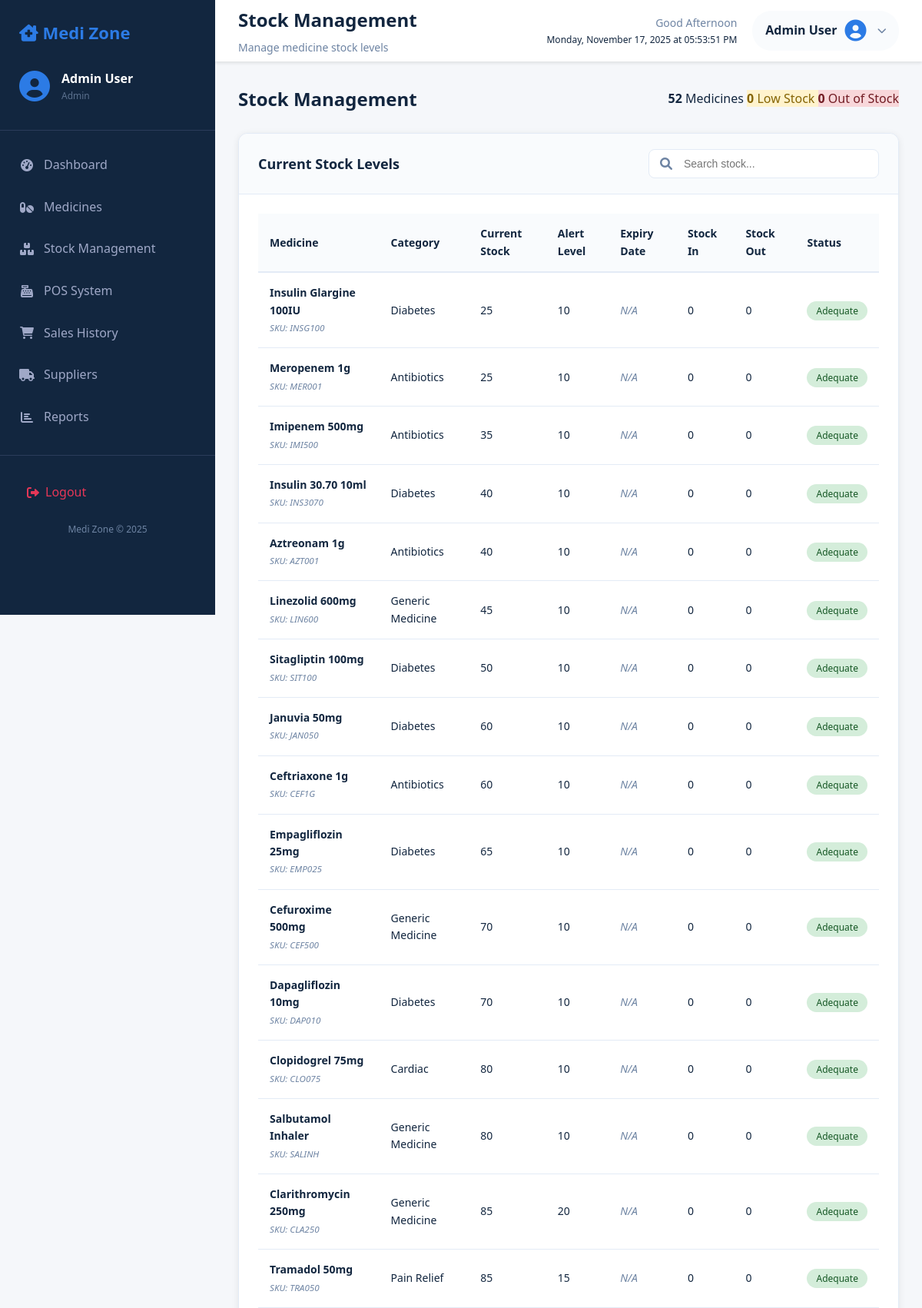
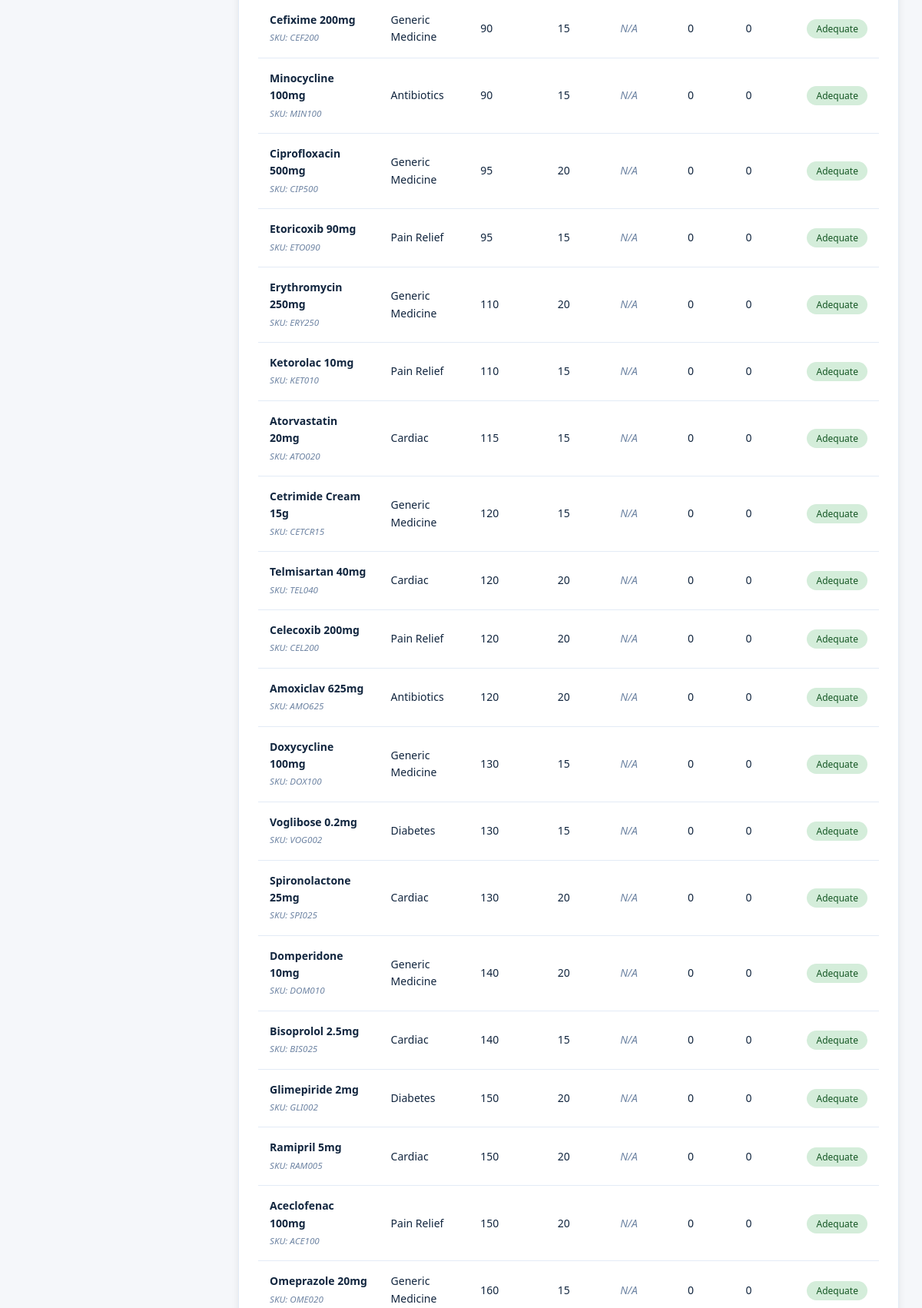
The app's page /pages/stocks.php (signed in, upper part) with its own data (2 pictures, top to bottom).
### tables this page shows
CREATE TABLE medicines (
    id INT AUTO_INCREMENT PRIMARY KEY,
    name VARCHAR(255) NOT NULL,
    category_id INT,
    supplier_id INT,
    sku VARCHAR(50) UNIQUE,
    description TEXT,
    price DECIMAL(10,2) NOT NULL,
    cost_price DECIMAL(10,2),
    quantity INT DEFAULT 0,
    alert_threshold INT DEFAULT 10,
    expiry_date DATE,
    image VARCHAR(255) DEFAULT 'default-medicine.jpg',
    created_at TIMESTAMP DEFAULT CURRENT_TIMESTAMP,
    updated_at TIMESTAMP DEFAULT CURRENT_TIMESTAMP ON UPDATE CURRENT_TIMESTAMP,
    FOREIGN KEY (category_id) REFERENCES categories(id) ON DELETE SET NULL,
    FOREIGN KEY (supplier_id) REFERENCES suppliers(id) ON DELETE SET NULL
);

CREATE TABLE categories (
    id INT AUTO_INCREMENT PRIMARY KEY,
    name VARCHAR(100) NOT NULL,
    description TEXT,
    created_at TIMESTAMP DEFAULT CURRENT_TIMESTAMP,
    updated_at TIMESTAMP DEFAULT CURRENT_TIMESTAMP ON UPDATE CURRENT_TIMESTAMP
);

### pages/stocks.php (the view, shortened to what this page needs)
<?php
require_once '../db.php';
try {
    $query = "SELECT m.id, m.name, m.sku, m.quantity, m.alert_threshold, m.expiry_date, c.name as category_name,
                     (SELECT SUM(quantity_change) FROM stock_movements sm WHERE sm.medicine_id = m.id AND sm.type = 'in') as total_in,
                     (SELECT SUM(quantity_change) FROM stock_movements sm WHERE sm.medicine_id = m.id AND sm.type = 'out') as total_out
              FROM medicines m
              LEFT JOIN categories c ON m.category_id = c.id
              ORDER BY m.quantity ASC";
    $stmt = $db->query($query);
    $stock = $stmt->fetchAll(PDO::FETCH_ASSOC);
} catch(PDOException $e) {
    $error = "Database error: " . $e->getMessage();
}
?>
<!DOCTYPE html>
<html lang="en">
<head>
    <link rel="stylesheet" href="../css/style.css">
    <link href="https://cdnjs.cloudflare.com/ajax/libs/font-awesome/6.0.0/css/all.min.css" rel="stylesheet">
</head>
<body>
    <div class="container">
        <?php include '../partials/sidebar.php'; ?>
        <div class="main-content">
            <?php include '../partials/header.php'; ?>
            <div class="content">
                <div class="page-actions">
                    <h2>Stock Management</h2>
                    <div class="stock-summary">
                        <span class="summary-item">
                            <strong><?php echo count($stock); ?></strong> Medicines
                        </span>
                        <span class="summary-item low-stock">
                            <strong><?php echo count(array_filter($stock, function($item) { return $item['quantity'] <= $item['alert_threshold']; })); ?></strong> Low Stock
                        </span>
                        <span class="summary-item out-of-stock">
                            <strong><?php echo count(array_filter($stock, function($item) { return $item['quantity'] == 0; })); ?></strong> Out of Stock
                        </span>
                    </div>
                </div>
                <div class="card">
                    <div class="card-header">
                        <h3>Current Stock Levels</h3>
                        <div class="search-box">
                            <i class="fas fa-search"></i>
                            <input type="text" id="searchStock" placeholder="Search stock...">
                        </div>
                    </div>
                    <div class="card-body">
                        <div class="table-responsive">
                            <table class="data-table" id="stockTable">
                                <thead>
                                    <tr>
                                        <th>Medicine</th>
                                        <th>Category</th>
                                        <th>Current Stock</th>
                                        <th>Alert Level</th>
                                        <th>Expiry Date</th>
                                        <th>Stock In</th>
                                        <th>Stock Out</th>
                                        <th>Status</th>
                                    </tr>
                                </thead>
                                <tbody>
                                    <?php foreach ($stock as $item):
                                        $expiry_status = '';
                                        $expiry_class = '';
                                    ?>
                                        <tr>
                                            <td>
                                                <strong><?php echo htmlspecialchars($item['name']); ?></strong>
                                                <?php if ($item['sku']): ?>
                                                    <br><small class="text-muted">SKU: <?php echo htmlspecialchars($item['sku']); ?></small>
                                                <?php endif; ?>
                                            </td>
                                            <td><?php echo htmlspecialchars($item['category_name'] ?? 'N/A'); ?></td>
                                            <td>
                                                <span class="stock-quantity <?php
                                                    echo $item['quantity'] == 0 ? 'out-of-stock' :
                                                           ($item['quantity'] <= $item['alert_threshold'] ? 'low-stock' : '');
                                                ?>">
                                                    <?php echo $item['quantity']; ?>
                                                </span>
                                            </td>
                                            <td><?php echo $item['alert_threshold']; ?></td>
                                            <td>
                                                <?php if ($item['expiry_date']): ?>
                                                    <span class="expiry-date <?php echo $expiry_class; ?>">
                                                        <?php echo date('M j, Y', strtotime($item['expiry_date'])); ?>
                                                        <?php if ($expiry_status): ?>
                                                            <br><small class="expiry-warning"><?php echo $expiry_status; ?></small>
                                                        <?php endif; ?>
                                                    </span>
                                                <?php else: ?>
                                                    <span class="text-muted">N/A</span>
                                                <?php endif; ?>
                                            </td>
                                            <td><?php echo $item['total_in'] ?? 0; ?></td>
                                            <td><?php echo abs($item['total_out'] ?? 0); ?></td>
                                            <td>
                                                <?php if ($item['quantity'] == 0): ?>
                                                    <span class="status-badge out-of-stock">Out of Stock</span>
                                                <?php elseif ($item['quantity'] <= $item['alert_threshold']): ?>
                                                    <span class="status-badge low-stock">Low Stock</span>
                                                <?php else: ?>
                                                    <span class="status-badge in-stock">Adequate</span>
                                                <?php endif; ?>
                                            </td>
                                        </tr>
                                    <?php endforeach; ?>
                                </tbody>
                            </table>
                        </div>
                    </div>
                </div>
            </div>
        </div>
    </div>
</body>
</html>

### css/style.css (style rules this page uses)
* { margin: 0; padding: 0; box-sizing: border-box; }
:root { --primary: #2c7be5; --primary-dark: #1a68d1; --secondary: #6e84a3; --success: #00d97e; --warning: #f6c343; --danger: #e63757; --light: #f9fbfd; --dark: #12263f; --gray: #95aac9; --border: #e3ebf6; --sidebar-width: 280px; --header-height: 80px; }
body { font-family: 'Segoe UI', Tahoma, Geneva, Verdana, sans-serif; background-color: #f5f7fa; color: var(--dark); line-height: 1.6; }
.container { display: flex; min-height: 100vh; }
.main-content { flex: 1; margin-left: var(--sidebar-width); min-height: 100vh; }
.content { padding: 30px; }
.card { background: white; border-radius: 12px; box-shadow: 0 2px 10px rgba(0,0,0,0.08); margin-bottom: 25px; }
.card-header { padding: 20px 25px; border-bottom: 1px solid var(--border); display: flex; justify-content: space-between; align-items: center; }
.card-header h3 { font-size: 18px; color: var(--dark); }
.card-body { padding: 25px; }
.table-responsive { overflow-x: auto; }
.data-table { width: 100%; border-collapse: collapse; }
.data-table th, .data-table td { padding: 12px 15px; text-align: left; border-bottom: 1px solid var(--border); }
.data-table th { background: var(--light); font-weight: 600; color: var(--dark); font-size: 14px; }
.status-badge { padding: 4px 12px; border-radius: 20px; font-size: 12px; font-weight: 500; }
.in-stock { background: #d4edda; color: #155724; }
.low-stock { background: #fff3cd; color: #856404; }
.out-of-stock { background: #f8d7da; color: #721c24; }
.page-actions { display: flex; justify-content: space-between; align-items: center; margin-bottom: 25px; }
.page-actions h2 { color: var(--dark); font-size: 24px; }
.search-box { position: relative; width: 300px; }
.search-box i { position: absolute; left: 15px; top: 50%; transform: translateY(-50%); color: var(--secondary); }
.search-box input { width: 100%; padding: 10px 15px 10px 45px; border: 1px solid var(--border); border-radius: 8px; font-size: 14px; }
.text-muted { color: var(--secondary) !important; }
.card { background: white; border-radius: 12px; box-shadow: 0 2px 10px rgba(0,0,0,0.08); margin-bottom: 25px; border: 1px solid var(--border); transition: box-shadow 0.3s ease; }
.data-table { width: 100%; border-collapse: collapse; font-size: 14px; }
.data-table th { background: var(--light); font-weight: 600; color: var(--dark); padding: 15px; border-bottom: 2px solid var(--border); }
.data-table td { padding: 15px; border-bottom: 1px solid var(--border); }
.content { padding: 30px; animation: fadeIn 0.5s ease-in; }
.card-header { padding: 20px 25px; border-bottom: 1px solid var(--border); display: flex; justify-content: space-between; align-items: center; background: var(--light); border-radius: 12px 12px 0 0; }
.card-header h3 { font-size: 18px; color: var(--dark); margin: 0; font-weight: 600; }
.main-content { position: relative; z-index: 1; }

### pages/stocks.php (style rules this page uses)
.text-muted { color: #6e84a3; font-style: italic; }

### records on screen
medicines: name "Insulin Glargine 100IU", sku "INSG100", category.name "Diabetes", quantity "25", alert_threshold "10", shows "N/A", total_in "0", total_out "0", shows "Adequate"
medicines: name "Meropenem 1g", sku "MER001", category.name "Antibiotics", quantity "25", alert_threshold "10", shows "N/A", total_in "0", total_out "0", shows "Adequate"
medicines: name "Imipenem 500mg", sku "IMI500", category.name "Antibiotics", quantity "35", alert_threshold "10", shows "N/A", total_in "0", total_out "0", shows "Adequate"
medicines: name "Insulin 30.70 10ml", sku "INS3070", category.name "Diabetes", quantity "40", alert_threshold "10", shows "N/A", total_in "0", total_out "0", shows "Adequate"
medicines: name "Aztreonam 1g", sku "AZT001", category.name "Antibiotics", quantity "40", alert_threshold "10", shows "N/A", total_in "0", total_out "0", shows "Adequate"
medicines: name "Linezolid 600mg", sku "LIN600", category.name "Generic Medicine", quantity "45", alert_threshold "10", shows "N/A", total_in "0", total_out "0", shows "Adequate"
medicines: name "Sitagliptin 100mg", sku "SIT100", category.name "Diabetes", quantity "50", alert_threshold "10", shows "N/A", total_in "0", total_out "0", shows "Adequate"
medicines: name "Januvia 50mg", sku "JAN050", category.name "Diabetes", quantity "60", alert_threshold "10", shows "N/A", total_in "0", total_out "0", shows "Adequate"
medicines: name "Ceftriaxone 1g", sku "CEF1G", category.name "Antibiotics", quantity "60", alert_threshold "10", shows "N/A", total_in "0", total_out "0", shows "Adequate"
medicines: name "Empagliflozin 25mg", sku "EMP025", category.name "Diabetes", quantity "65", alert_threshold "10", shows "N/A", total_in "0", total_out "0", shows "Adequate"
medicines: name "Cefuroxime 500mg", sku "CEF500", category.name "Generic Medicine", quantity "70", alert_threshold "10", shows "N/A", total_in "0", total_out "0", shows "Adequate"
medicines: name "Dapagliflozin 10mg", sku "DAP010", category.name "Diabetes", quantity "70", alert_threshold "10", shows "N/A", total_in "0", total_out "0", shows "Adequate"
medicines: name "Clopidogrel 75mg", sku "CLO075", category.name "Cardiac", quantity "80", alert_threshold "10", shows "N/A", total_in "0", total_out "0", shows "Adequate"
medicines: name "Salbutamol Inhaler", sku "SALINH", category.name "Generic Medicine", quantity "80", alert_threshold "10", shows "N/A", total_in "0", total_out "0", shows "Adequate"
medicines: name "Clarithromycin 250mg", sku "CLA250", category.name "Generic Medicine", quantity "85", alert_threshold "20", shows "N/A", total_in "0", total_out "0", shows "Adequate"
medicines: name "Tramadol 50mg", sku "TRA050", category.name "Pain Relief", quantity "85", alert_threshold "15", shows "N/A", total_in "0", total_out "0", shows "Adequate"
medicines: name "Cefixime 200mg", sku "CEF200", category.name "Generic Medicine", quantity "90", alert_threshold "15", shows "N/A", total_in "0", total_out "0", shows "Adequate"
medicines: name "Minocycline 100mg", sku "MIN100", category.name "Antibiotics", quantity "90", alert_threshold "15", shows "N/A", total_in "0", total_out "0", shows "Adequate"
medicines: name "Ciprofloxacin 500mg", sku "CIP500", category.name "Generic Medicine", quantity "95", alert_threshold "20", shows "N/A", total_in "0", total_out "0", shows "Adequate"
medicines: name "Etoricoxib 90mg", sku "ETO090", category.name "Pain Relief", quantity "95", alert_threshold "15", shows "N/A", total_in "0", total_out "0", shows "Adequate"
medicines: name "Erythromycin 250mg", sku "ERY250", category.name "Generic Medicine", quantity "110", alert_threshold "20", shows "N/A", total_in "0", total_out "0", shows "Adequate"
medicines: name "Ketorolac 10mg", sku "KET010", category.name "Pain Relief", quantity "110", alert_threshold "15", shows "N/A", total_in "0", total_out "0", shows "Adequate"
medicines: name "Atorvastatin 20mg", sku "ATO020", category.name "Cardiac", quantity "115", alert_threshold "15", shows "N/A", total_in "0", total_out "0", shows "Adequate"
medicines: name "Cetrimide Cream 15g", sku "CETCR15", category.name "Generic Medicine", quantity "120", alert_threshold "15", shows "N/A", total_in "0", total_out "0", shows "Adequate"
medicines: name "Telmisartan 40mg", sku "TEL040", category.name "Cardiac", quantity "120", alert_threshold "20", shows "N/A", total_in "0", total_out "0", shows "Adequate"
medicines: name "Celecoxib 200mg", sku "CEL200", category.name "Pain Relief", quantity "120", alert_threshold "20", shows "N/A", total_in "0", total_out "0", shows "Adequate"
medicines: name "Amoxiclav 625mg", sku "AMO625", category.name "Antibiotics", quantity "120", alert_threshold "20", shows "N/A", total_in "0", total_out "0", shows "Adequate"
medicines: name "Doxycycline 100mg", sku "DOX100", category.name "Generic Medicine", quantity "130", alert_threshold "15", shows "N/A", total_in "0", total_out "0", shows "Adequate"
medicines: name "Voglibose 0.2mg", sku "VOG002", category.name "Diabetes", quantity "130", alert_threshold "15", shows "N/A", total_in "0", total_out "0", shows "Adequate"
medicines: name "Spironolactone 25mg", sku "SPI025", category.name "Cardiac", quantity "130", alert_threshold "20", shows "N/A", total_in "0", total_out "0", shows "Adequate"
medicines: name "Domperidone 10mg", sku "DOM010", category.name "Generic Medicine", quantity "140", alert_threshold "20", shows "N/A", total_in "0", total_out "0", shows "Adequate"
medicines: name "Bisoprolol 2.5mg", sku "BIS025", category.name "Cardiac", quantity "140", alert_threshold "15", shows "N/A", total_in "0", total_out "0", shows "Adequate"
medicines: name "Glimepiride 2mg", sku "GLI002", category.name "Diabetes", quantity "150", alert_threshold "20", shows "N/A", total_in "0", total_out "0", shows "Adequate"
medicines: name "Ramipril 5mg", sku "RAM005", category.name "Cardiac", quantity "150", alert_threshold "20", shows "N/A", total_in "0", total_out "0", shows "Adequate"
medicines: name "Aceclofenac 100mg", sku "ACE100", category.name "Pain Relief", quantity "150", alert_threshold "20", shows "N/A", total_in "0", total_out "0", shows "Adequate"
medicines: name "Omeprazole 20mg", sku "OME020", category.name "Generic Medicine", quantity "160", alert_threshold "15", shows "N/A", total_in "0", total_out "0", shows "Adequate"

### other values on screen
$_SESSION['user_name'] "Admin User"
$_SESSION['user_role'] "Admin"
$page_title "Stock Management"
$page_description "Manage medicine stock levels"
count($stock) "52"
